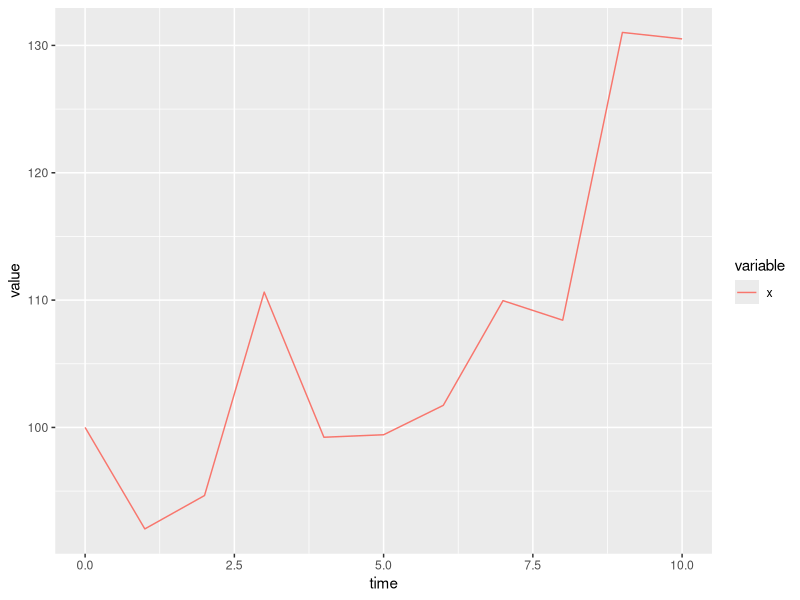
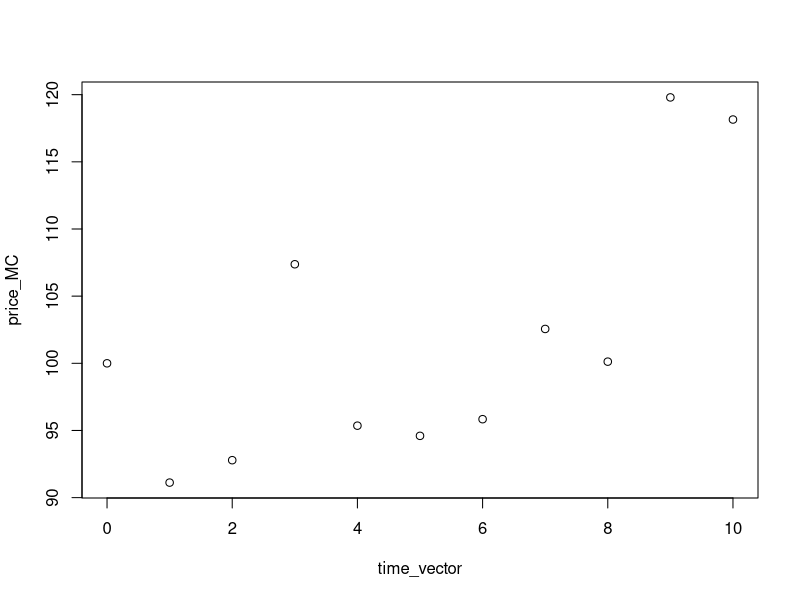
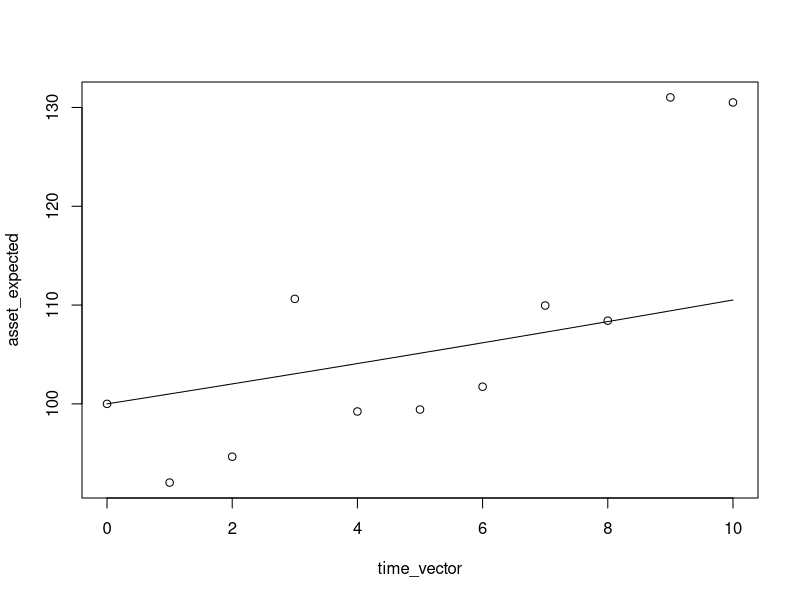

Here is the R script that generated these plots, in order: (Note: this script raises an error after producing the figures.)
rm(list=ls()) # clears all

library(ggplot2)
library(reshape2)

#### GBM simulation ####

## initialize

x0    <- 100
mu    <- 0.01
sigma <- 0.1


## simulate short rate paths

n  <- 1    # monte carlo simulation paths 
end_time  <- 10
dt <- 1
time_vector <- seq(0, end_time, by = dt)
m  <- length(time_vector)      # subintervals



x <- matrix(NA, m, n)
x[1,] <- x0

set.seed(2)
for (k in 1:n) {
  for (i in 2:m) {
    dx <- mu * x[i - 1, k] * dt + x[i - 1, k] * sigma * sqrt(dt) * rnorm(1,0,1)
    x[i, k] <- x[i - 1, k] + dx
  }
}



## plot

data <- data.frame('time' = seq(0, m - 1), x)
data <- melt(data,  id = c('time'))

ggplot(data, aes(time, value)) +
  geom_line(aes(colour = variable))

## present value of future expected cash flow

r <- 0.01
price_MC <- rowMeans(1/(1 + r * dt) ^ (0:(m - 1))  * x)
plot(time_vector, price_MC)

## present value of expected future profits

asset_expected <- rowMeans(x)
liability_expected <- 100
profit_expected <- (asset_expected - liability_expected)
pv_profit <- sum(1/(1 + r * dt) ^ (0:(m - 1)) * profit_expected)

## thoeretical expectation and variance of GBM

expectation_theoretical <- x0 * exp(mu * time_vector)
variance_theoretical <- x0^2 * exp(2 * mu * time_vector) * (exp(sigma ^ 2 * time_vector) - 1)
std_theoretical <- sqrt(variance_theoretical)

## compare empirical and theoretical moments

plot(time_vector, asset_expected) 
points(time_vector, expectation_theoretical, type = 'l')

plot(time_vector, apply(x, 1, var)) 
points(time_vector, variance_theoretical, type = 'l')

## compare histogram and thoeretical distribution of GBM

density_theoretical_GBM <- function(s, t, mu, sigma, s0) {
  
  1 / sqrt(2 * pi * s ^ 2 * sigma ^ 2 * t) * 
    exp(
      -((log(s) - log(s0) - (mu - 0.5 * sigma ^ 2) * t) ^ 2 / (2 * sigma ^ 2 * t))
    )
  
}

density <- sapply(sort(x[2,]), function(i) density_theoretical_GBM(s = i, 
                                                                   t = time_vector[2], 
                                                                   mu = mu, 
                                                                   sigma = sigma,
                                                                   s0 = x0))
hist(x[2,], freq = F)
lines(sort(x[2,]), density, lwd = 2)




# ## does the simulation method matter? YES! x_closed_form is wrong because W(t_i) and W(t_{i-1}) are not independent. But in the simulation scheme below we assume independence through the independent normal rv's, and hence the resulting path for x_closed_form is incorrect 
# 
# n  <- 1    # monte carlo simulation paths 
# end_time  <- 10
# dt <- 1 / 12
# time_vector <- seq(0, end_time, by = dt)
# m  <- length(time_vector)     
# 
# x_closed_form <- x_increment <- x_closed_form_increment <- matrix(NA, m, n)
# x_closed_form[1, ] <- x_increment[1, ] <- x_closed_form_increment[1, ] <- x0
# 
# for (k in 1:n) {
#   for (i in 2:m) {
#     Z <- rnorm(1,0,1)
#     dx <- mu * x_increment[i - 1, k] * dt + x_increment[i - 1, k] * sigma * sqrt(dt) * Z
#     x_increment[i, k] <- x_increment[i - 1, k] + dx
#     x_closed_form[i, k] <- x0 * exp((mu - 0.5 * sigma ^ 2) * time_vector[i] + sigma * sqrt(time_vector[i]) * rnorm(1, 0, 1))
#     x_closed_form_increment[i, k] <- x_closed_form_increment[i - 1, k] * exp((mu - 0.5 * sigma ^ 2) * dt + sigma * sqrt(dt) * Z)
#   }
# }
# 
# plot(time_vector, x_closed_form[, 1], type = 'l')
# points(time_vector, x_increment[, 1], type = 'l', col = 'red')
# points(time_vector, x_closed_form_increment[, 1], type = 'l', col = 'blue')
# 
# 
# ## testing black-scholes formula for call option
# 
# source('black_scholes_formula.R')
# 
# strike <- 150
# 
# # theoretical value
# call_value_theoretical <- sapply(time_vector, function(i) {
#   
#   black_scholes_formula(t = 0, 
#                         maturity = i,
#                         s = x0, 
#                         K = strike, 
#                         r = mu, 
#                         sigma = sigma)
#   
# }) 
#   
#   
# 
# 
# # monte carlo value
# 
# call_value_mc <- sapply(time_vector, function(i) {
#   
#   index <- which(time_vector == i)
#   mean(1/(1 + r * dt) ^ (index - 1)  * pmax(0, x[index, ] - strike))
#   
# })
#   
# 
# plot(time_vector, call_value_theoretical, type = 'l')
# points(time_vector, call_value_mc)


## estimate GBM parameters based on one sample path

data_test <- x[, 1]
plot(data_test, type = 'l')

# log returns are normally distibuted
log_return <- log(data_test[-1] / data_test[-m]) 

# test independence of log returns
acf(log_return)
Box.test(log_return, lag = 1, type = "Ljung-Box")

## test normal distribution - not OK in general! Heavier tales than a normal distribution

plot(log_return)

qqnorm(log_return);qqline(log_return, col = 2)
shapiro.test(log_return)

# mle
sigma_mle <- sqrt(var(log_return) / dt)
r_mle <- mean(log_return) / dt + sigma_mle ^ 2 / 2

hist(log_return, freq = FALSE)
lines(sort(log_return), dnorm(sort(log_return), mean = (r_mle - sigma_mle ^ 2 / 2) * dt, sd = sigma_mle * sqrt(dt)), lwd = 2)

var_r <- sigma_mle ^ 2 * (2 + sigma_mle ^ 2 * dt) / (2 * dt) 
var_sigma <- sigma_mle ^ 2 /2

LL <- function(obs, theta) {
  -sum(log(dnorm(obs, theta[1], theta[2])))
}

nlm(function(theta) LL(obs = log_return, theta), c(1, 1), hessian = TRUE)



## confidence interval - forklar hvorfor det vokser med tiden

# sapply(1:m, function(i) quantile(x[i,], c(0.025,0.975)) ) 
